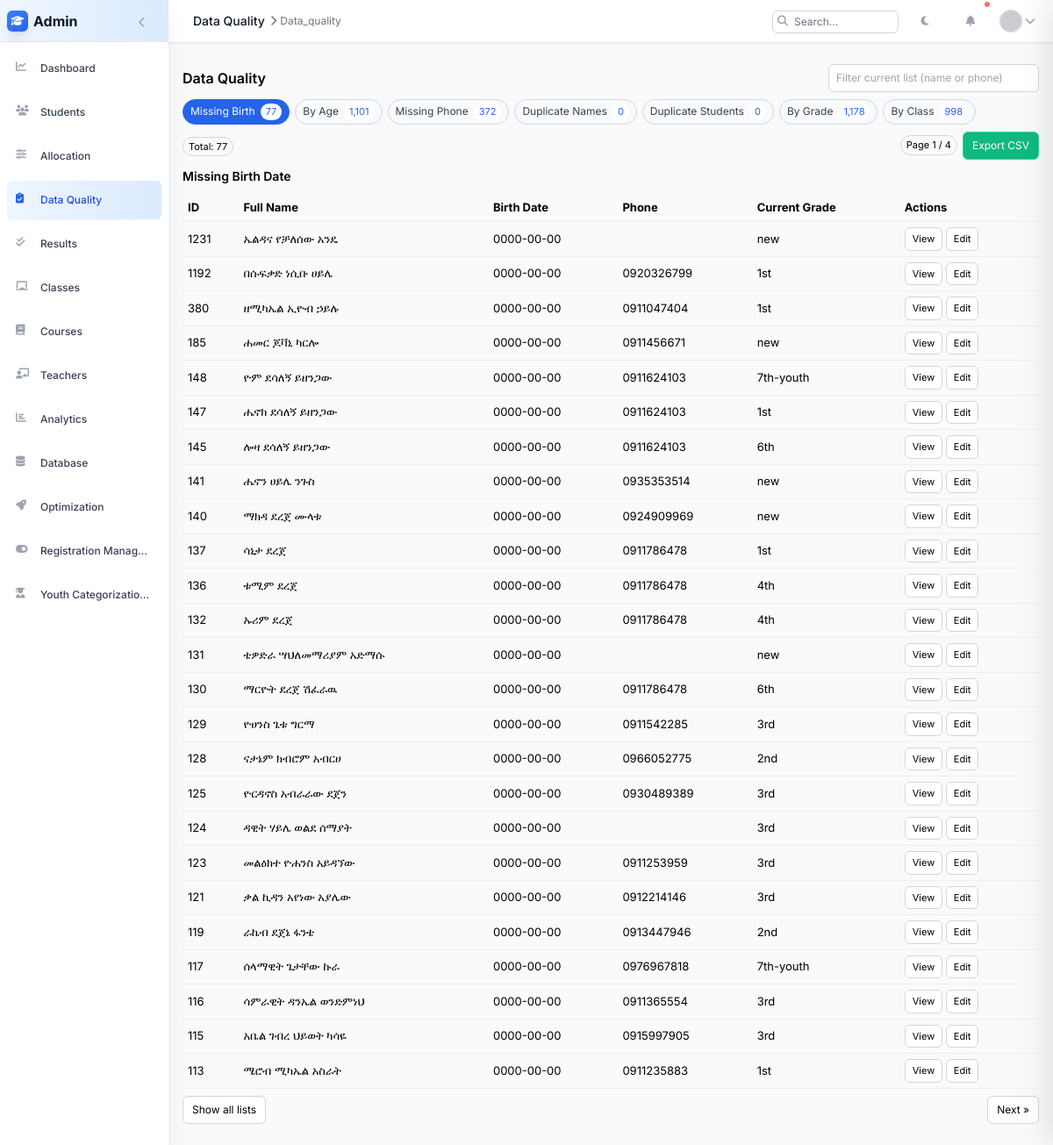
Screenshot of /data_quality.php (signed in) with the database file from the repository.
### tables this page shows
CREATE TABLE `students` (
  `id` int(11) NOT NULL,
  `photo_path` varchar(255) DEFAULT NULL,
  `full_name` text NOT NULL,
  `christian_name` text DEFAULT NULL,
  `gender` enum('male','female') NOT NULL,
  `birth_date` date NOT NULL,
  `current_grade` varchar(32) NOT NULL DEFAULT 'new',
  `current_result_status` enum('pass','fail') DEFAULT NULL,
  `is_new_registration` tinyint(1) NOT NULL DEFAULT 0,
  `is_flagged` tinyint(1) NOT NULL DEFAULT 0,
  `school_year_start` int(11) DEFAULT NULL,
  `regular_school_name` text DEFAULT NULL,
  `regular_school_grade` text DEFAULT NULL,
  `phone_number` varchar(20) DEFAULT NULL,
  `has_spiritual_father` enum('own','family','none') NOT NULL,
  `spiritual_father_name` text DEFAULT NULL,
  `spiritual_father_phone` varchar(20) DEFAULT NULL,
  `spiritual_father_church` text DEFAULT NULL,
  `sub_city` text DEFAULT NULL,
  `district` text DEFAULT NULL,
  `specific_area` text DEFAULT NULL,
  `house_number` text DEFAULT NULL,
  `living_with` enum('both_parents','father_only','mother_only','relative_or_guardian') NOT NULL,
  `special_interests` text DEFAULT NULL,
  `siblings_in_school` text DEFAULT NULL,
  `physical_disability` text DEFAULT NULL,
  `weak_side` text DEFAULT NULL,
  `transferred_from_other_school` text DEFAULT NULL,
  `came_from_other_religion` text DEFAULT NULL,
  `created_at` timestamp NOT NULL DEFAULT current_timestamp(),
  `education_level` text DEFAULT NULL,
  `field_of_study` text DEFAULT NULL,
  `emergency_name` text DEFAULT NULL,
  `emergency_phone` text DEFAULT NULL,
  `emergency_alt_phone` text DEFAULT NULL,
  `emergency_address` text DEFAULT NULL,
  `flagged` tinyint(1) DEFAULT 0,
  `normalized_name` varchar(255) GENERATED ALWAYS AS (lcase(trim(`full_name`))) STORED
);

### data_quality.php (the view, shortened to what the rows shown need)
<?php
require 'config.php';
require 'includes/admin_layout.php';
require 'includes/students_helpers.php';
$export = (isset($_GET['export']) && $_GET['export'] === '1');
$view = $_GET['view'] ?? '';
$view = $view === '' ? 'missing_birth' : $view;
$page = max(1, (int)($_GET['page'] ?? 1));
$perParam = $_GET['per'] ?? '25';
if (is_string($perParam) && strtolower($perParam) === 'all') {
  $per = 100000;
} else {
  $per = max(1, (int)$perParam ?: 25);
}
$off = ($page-1)*$per;
?>
<div class="dq-wrap">
  <div class="toolbar">
    <h2 style="margin:0;font-size:16px;font-weight:600">Data Quality</h2>
  </div>
  <?php
    $heading=''; $rows=[]; $total=0; $sql=''; $whereExtra=''; $params=[]; $countSql='';
    if ($view==='missing_birth') {
        $sql = "FROM students s WHERE (s.birth_date IS NULL OR s.birth_date='0000-00-00')";
    } elseif ($view==='missing_phone') {
        $heading='Missing Phone Number';
        $sql = "FROM students s WHERE (s.phone_number IS NULL OR s.phone_number='')";
    } elseif ($view==='by_class') {
        $heading='Filter by Class and Fix Grades';
        $sql = '';
    } elseif ($view==='by_grade') {
        $heading='Filter by Current Grade and Fix Grades';
        $sql = '';
    } elseif ($view==='by_age') {
        $heading='Filter by Age';
        $sql = '';
    }
    if ($sql!=='') {
        if ($view==='duplicate_students') {
            $stmt = $pdo->prepare("SELECT s.id, s.full_name, s.birth_date, s.phone_number, s.current_grade, d.nm, d.keep_id, d.c ".$sql." ORDER BY d.nm ASC, (s.id=d.keep_id) DESC, s.id ASC LIMIT :lim OFFSET :off");
        } else {
            $stmt = $pdo->prepare("SELECT s.id, s.full_name, s.birth_date, s.phone_number, s.current_grade ".$sql." ORDER BY s.created_at DESC LIMIT :lim OFFSET :off");
        }
        $stmt->bindValue(':lim',$per,PDO::PARAM_INT);
        $stmt->bindValue(':off',$off,PDO::PARAM_INT);
        $stmt->execute();
        $rows = $stmt->fetchAll(PDO::FETCH_ASSOC);
    }
  ?>
  <?php if ($view==='duplicate_students'): ?>
    <?php if (isset($_GET['msg'])): ?><div class="badge" style="margin-bottom:6px; background:#ecfeff; border-color:#a5f3fc; color:#0369a1"><?=
        htmlspecialchars($_GET['msg'],ENT_QUOTES,'UTF-8')?></div><?php endif; ?>
    <form method="post" onsubmit="return confirm('Delete selected duplicate records permanently? This cannot be undone.');">
      <input type="hidden" name="dq_action" value="delete_duplicates">
      <div class="toolbar" style="margin-top:6px">
        <div style="display:flex; gap:6px; align-items:center; flex-wrap:wrap;">
          <button type="button" class="btn" onclick="dqSelectAllDuplicates()">Select All Duplicates</button>
          <button type="submit" class="btn" style="background:#fee2e2; border-color:#fecaca; color:#b91c1c">Delete Selected Duplicates</button>
        </div>
      </div>
      <table class="tbl">
        <thead><tr><th style="width:28px"></th><th>Group Key</th><th>ID</th><th>Full Name</th><th>Birth Date</th><th>Phone</th><th>Current Grade</th><th>Keep/Dup</th><th>Actions</th></tr></thead>
        <tbody>
          <?php
            $curNm = null; $groupCount = 0;
            foreach ($rows as $r):
              $nm = (string)($r['nm'] ?? '');
              $isKeeper = ((int)$r['id'] === (int)($r['keep_id'] ?? 0));
              $isDup = !$isKeeper;
              if ($nm !== $curNm) {
                if ($curNm !== null) {
                  echo '<tr><td colspan="9" style="background:#f3f4f6; height:4px"></td></tr>';
                }
                $curNm = $nm; $groupCount = (int)($r['c'] ?? 0);
                echo '<tr style="background:#fff7ed">'
                   . '<td></td><td colspan="8" style="font-size:12px; font-weight:600; color:#9a3412">Group: '
                   . htmlspecialchars($nm,ENT_QUOTES,'UTF-8') . ' • '
                   . 'Count: ' . (int)$groupCount
                   . '</td></tr>';
              }
          ?>
          <tr class="<?= $isKeeper ? 'keeper' : 'dup' ?>" style="background:<?= $isKeeper ? '#ecfdf5' : '#fff1f2' ?>">
            <td>
              <?php if ($isDup): ?>
                <input type="checkbox" name="selected_ids[]" value="<?= (int)$r['id'] ?>" data-nm="<?= htmlspecialchars($nm,ENT_QUOTES,'UTF-8') ?>" data-keeper="0">
              <?php endif; ?>
            </td>
            <td><?= htmlspecialchars($nm,ENT_QUOTES,'UTF-8') ?></td>
            <td><?= (int)$r['id'] ?></td>
            <td><?= htmlspecialchars($r['full_name']??'',ENT_QUOTES,'UTF-8') ?></td>
            <td><?= htmlspecialchars($r['birth_date']??'',ENT_QUOTES,'UTF-8') ?></td>
            <td><?= htmlspecialchars($r['phone_number']??'',ENT_QUOTES,'UTF-8') ?></td>
            <td><?= htmlspecialchars($r['current_grade']??'',ENT_QUOTES,'UTF-8') ?></td>
            <td><?= $isKeeper ? '<span class="badge" style="background:#dcfce7;border-color:#86efac;color:#166534">Keep</span>' : '<span class="badge" style="background:#ffe4e6;border-color:#fecdd3;color:#9f1239">Duplicate</span>' ?></td>
            <td>
              <button type="button" class="btn" style="padding:4px 8px;font-size:11px" onclick="openDQDrawer('view', <?= (int)$r['id'] ?>)">View</button>
              <button type="button" class="btn" style="padding:4px 8px;font-size:11px" onclick="openDQDrawer('edit', <?= (int)$r['id'] ?>)">Edit</button>
            </td>
          </tr>
          <?php endforeach; ?>
          <?php if (!$rows): ?>
            <tr><td colspan="9" style="color:#6b7280">No duplicate groups.</td></tr>
          <?php endif; ?>
        </tbody>
      </table>
    </form>
    <script>
      function dqSelectAllDuplicates(){
        document.querySelectorAll('input[name="selected_ids[]"][data-keeper="0"]').forEach(cb=>{ cb.checked=true; });
      }
    </script>
  <?php else: ?>
    <?php if ($view==='by_class'): ?>
      <?php
        $selected_class = (int)($_GET['class_id'] ?? 0);
        $classes = [];
        try {
            $stmt = $pdo->query("SELECT id, name, grade, section FROM classes ORDER BY grade, section, name");
            $classes = $stmt->fetchAll(PDO::FETCH_ASSOC);
        } catch (Exception $e) {}
      ?>
      <div class="toolbar" style="gap:8px; flex-wrap:wrap">
        <form method="get" style="display:flex; gap:6px; align-items:center; flex-wrap:wrap">
          <input type="hidden" name="view" value="by_class">
          <label for="class_id" style="font-size:12px; color:#374151">Class</label>
          <select id="class_id" name="class_id" class="btn" style="min-width:240px">
            <option value="0">Select a class...</option>
            <?php foreach ($classes as $c): $cid=(int)$c['id']; $g=htmlspecialchars((string)($c['grade']??''),ENT_QUOTES,'UTF-8'); $sec=htmlspecialchars((string)($c['section']??''),ENT_QUOTES,'UTF-8'); $nm=htmlspecialchars((string)($c['name']??''),ENT_QUOTES,'UTF-8'); ?>
              <option value="<?=$cid?>" <?= $cid===$selected_class ? 'selected' : '' ?>><?= "Grade $g" . ($sec!==''?" - Sec $sec":"") . (" - $nm") ?></option>
            <?php endforeach; ?>
          </select>
          <button type="submit" class="btn">Apply</button>
        </form>
        <div style="display:flex; gap:6px; align-items:center; flex-wrap:wrap">
          <span class="badge" id="byClassCount" style="display:none"></span>
          <?php if ($selected_class>0): $exp=$_GET; $exp['export']='1'; $exp_q=http_build_query($exp); ?>
            <a class="btn" href="?<?=$exp_q?>" style="background:#10b981; border-color:#34d399; color:#fff">Export CSV</a>
          <?php endif; ?>
        </div>
      </div>
      <?php
        $by_rows = [];
        if ($selected_class > 0) {
            try {
                $stmt = $pdo->prepare("SELECT s.id, s.full_name, s.phone_number, s.current_grade FROM class_enrollments ce JOIN students s ON ce.student_id = s.id WHERE ce.class_id = ? AND ce.status = 'active' ORDER BY s.full_name");
                $stmt->execute([$selected_class]);
                $by_rows = $stmt->fetchAll(PDO::FETCH_ASSOC);
            } catch (Exception $e) { $by_rows = []; }
            if ($export) {
                if (function_exists('ob_get_level')) { while (ob_get_level()>0) { ob_end_clean(); } }
                header('Content-Type: text/csv; charset=UTF-8');
                header('Content-Disposition: attachment; filename="by_class_'.date('Ymd_His').'.csv"');
                header('Pragma: no-cache'); header('Expires: 0');
                $tmp=fopen('php://temp','r+');
                fputcsv($tmp, ['Full Name','Phone','Current Grade','ID']);
                foreach ($by_rows as $r) {
                    fputcsv($tmp, [ (string)($r['full_name']??''), (string)($r['phone_number']??''), (string)($r['current_grade']??''), (int)($r['id']??0) ]);
                }
                rewind($tmp); $csv=stream_get_contents($tmp); fclose($tmp);
                echo "\xEF\xBB\xBF" . $csv; exit;
            }
        }
      ?>
      <table class="tbl">
        <thead><tr><th>ID</th><th>Full Name</th><th>Phone</th><th>Current Grade</th><th style="width:160px">Change Grade</th><th>Save</th></tr></thead>
        <tbody>
          <?php foreach ($by_rows as $r): $sid=(int)$r['id']; ?>
          <tr>
            <td><?= $sid ?></td>
            <td><?= htmlspecialchars($r['full_name']??'',ENT_QUOTES,'UTF-8') ?></td>
            <td><?= htmlspecialchars($r['phone_number']??'',ENT_QUOTES,'UTF-8') ?></td>
            <td><span class="badge"><?= htmlspecialchars($r['current_grade']??'',ENT_QUOTES,'UTF-8') ?: '—' ?></span></td>
            <td>
              <select class="btn dq-grade" data-student-id="<?= $sid ?>" style="min-width:140px">
                <option value="">Select grade…</option>
              </select>
            </td>
            <td>
              <button type="button" class="btn dq-save" data-student-id="<?= $sid ?>">Save</button>
            </td>
          </tr>
          <?php endforeach; ?>
          <?php if (!$by_rows && $selected_class>0): ?>
            <tr><td colspan="6" style="color:#6b7280">No students in this class.</td></tr>
          <?php elseif ($selected_class===0): ?>
            <tr><td colspan="6" style="color:#6b7280">Select a class to view students.</td></tr>
          <?php endif; ?>
        </tbody>
      </table>
      <script>
        (function(){
          // Load grade options into all selects
          function loadGrades(){
            fetch('students.php', {method:'POST', headers:{'Content-Type':'application/x-www-form-urlencoded'}, body:'action=get_grade_options'})
              .then(r=>r.json()).then(d=>{
                if (!d || !d.success) throw new Error('failed');
                document.querySelectorAll('.dq-grade').forEach(sel=>{
                  const current = sel.closest('tr')?.querySelector('td:nth-child(4) .badge')?.textContent.trim();
                  const seen = new Set(Array.from(sel.options).map(o=>o.value));
                  ['new'].concat(d.grades||[]).filter(Boolean).forEach(g=>{ if (!seen.has(String(g))) { const o=document.createElement('option'); o.value=g; o.textContent=g; sel.appendChild(o);} });
                  if (current && !sel.value) sel.value = current;
                });
              })
              .catch(()=>{ /* ignore */});
          }
          loadGrades();
          // Save handlers
          document.querySelectorAll('.dq-save').forEach(btn=>{
            btn.addEventListener('click', function(){
              const sid = this.getAttribute('data-student-id');
              const sel = document.querySelector('.dq-grade[data-student-id="'+sid+'"]');
              if (!sid || !sel) return;
              const val = sel.value || '';
              this.disabled = true;
              fetch('students.php', {method:'POST', headers:{'Content-Type':'application/x-www-form-urlencoded'}, body: new URLSearchParams({action:'update_student', table:'students', student_id:sid, current_grade:val}).toString()})
                .then(r=>r.json()).then(d=>{
                  if (!d || !d.success) throw new Error('update failed');
                  // Update current badge
                  const badge = sel.closest('tr').querySelector('td:nth-child(4) .badge');
                  if (badge) badge.textContent = val || '—';
                })
                .catch(()=>{ alert('Failed to save grade'); })
                .finally(()=>{ this.disabled = false; });
            });
          });
        })();
      </script>
    <?php else: ?>
    <table class="tbl">
      <thead><tr><th>ID</th><th>Full Name</th><th>Birth Date</th><th>Phone</th><th>Current Grade</th><th>Actions</th></tr></thead>
      <tbody>
        <?php foreach ($rows as $r): ?>
        <tr>
          <td><?= (int)$r['id'] ?></td>
          <td><?= htmlspecialchars($r['full_name']??'',ENT_QUOTES,'UTF-8') ?></td>
          <td><?= htmlspecialchars($r['birth_date']??'',ENT_QUOTES,'UTF-8') ?></td>
          <td><?= htmlspecialchars($r['phone_number']??'',ENT_QUOTES,'UTF-8') ?></td>
          <td><?= htmlspecialchars($r['current_grade']??'',ENT_QUOTES,'UTF-8') ?></td>
          <td>
            <button class="btn" style="padding:4px 8px;font-size:11px" onclick="openDQDrawer('view', <?=$r['id']?>)">View</button>
            <button class="btn" style="padding:4px 8px;font-size:11px" onclick="openDQDrawer('edit', <?=$r['id']?>)">Edit</button>
          </td>
        </tr>
        <?php endforeach; ?>
      </tbody>
    </table>
  <?php endif; ?>
  <?php endif; ?>
</div>
<?php
$content = ob_get_clean();
echo renderAdminLayout('Data Quality', $content);

### rows the page displays
students: id "1231", full_name "ኤልዳና የቻለሰው አንዴ", birth_date "0000-00-00", current_grade "new"
students: id "1192", full_name "በሱፍቃድ ነሲቡ ሀይሌ", birth_date "0000-00-00", phone_number "0920326799", current_grade "1st"
students: id "380", full_name "ዘሚካኤል ኢዮብ ኃይሉ", birth_date "0000-00-00", phone_number "0911047404", current_grade "1st"
students: id "185", full_name "ሐመር ጆቫኒ ካርሎ", birth_date "0000-00-00", phone_number "0911456671", current_grade "new"
students: id "148", full_name "ዮም ደሳለኝ ይዘንጋው", birth_date "0000-00-00", phone_number "0911624103", current_grade "7th-youth"
students: id "147", full_name "ሔኖክ ደሳለኝ ይዘንጋው", birth_date "0000-00-00", phone_number "0911624103", current_grade "1st"
students: id "145", full_name "ሎዛ ደሳለኝ ይዘንጋው", birth_date "0000-00-00", phone_number "0911624103", current_grade "6th"
students: id "141", full_name "ሔኖን ሀይሌ ንጉስ", birth_date "0000-00-00", phone_number "0935353514", current_grade "new"
students: id "140", full_name "ማክዳ ደረጀ ሙላቱ", birth_date "0000-00-00", phone_number "0924909969", current_grade "new"
students: id "137", full_name "ሳኒታ ደረጀ", birth_date "0000-00-00", phone_number "0911786478", current_grade "1st"
students: id "136", full_name "ቱሚም ደረጀ", birth_date "0000-00-00", phone_number "0911786478", current_grade "4th"
students: id "132", full_name "ኡሪም ደረጀ", birth_date "0000-00-00", phone_number "0911786478", current_grade "4th"
students: id "131", full_name "ቴዎድራ ሣህለመማሪያም አድማሱ", birth_date "0000-00-00", current_grade "new"
students: id "130", full_name "ማርዮት ደረጀ ሽፈራዉ", birth_date "0000-00-00", phone_number "0911786478", current_grade "6th"
students: id "129", full_name "ዮሀንስ ጌቱ ግርማ", birth_date "0000-00-00", phone_number "0911542285", current_grade "3rd"
students: id "128", full_name "ናታኔም ክብሮም አብርሀ", birth_date "0000-00-00", phone_number "0966052775", current_grade "2nd"
students: id "125", full_name "ዮርዳኖስ አብራራው ደጀን", birth_date "0000-00-00", phone_number "0930489389", current_grade "3rd"
students: id "124", full_name "ዳዊት ሃይሌ ወልደ ሰማያት", birth_date "0000-00-00", current_grade "3rd"
students: id "123", full_name "መልዕክተ ዮሐንስ አይዳኘው", birth_date "0000-00-00", phone_number "0911253959", current_grade "3rd"
students: id "121", full_name "ቃል ኪዳን አየነው አያሌው", birth_date "0000-00-00", phone_number "0912214146", current_grade "3rd"
students: id "119", full_name "ራኬብ ደጀኔ ፋንቴ", birth_date "0000-00-00", phone_number "0913447946", current_grade "2nd"
students: id "117", full_name "ሰላማዊት ጌታቸው ኩራ", birth_date "0000-00-00", phone_number "0976967818", current_grade "7th-youth"
students: id "116", full_name "ሳምራዊት ዳንኤል ወንድምነህ", birth_date "0000-00-00", phone_number "0911365554", current_grade "3rd"
students: id "115", full_name "አቤል ገብረ ህይወት ካሳዬ", birth_date "0000-00-00", phone_number "0915997905", current_grade "3rd"
students: id "113", full_name "ሜሮብ ሚካኤል አስራት", birth_date "0000-00-00", phone_number "0911235883", current_grade "1st"

### other values shown
$item['title'] "Dashboard"
$item['title'] "Students"
$item['title'] "Allocation"
$item['title'] "Data Quality"
$item['title'] "Results"
$item['title'] "Classes"
$item['title'] "Courses"
$item['title'] "Teachers"
$item['title'] "Analytics"
$item['title'] "Database"
$item['title'] "Optimization"
$item['title'] "Registration Manag…"
$item['title'] "Youth Categorizatio…"
$title "Data Quality"
$active_page "Data_quality"
